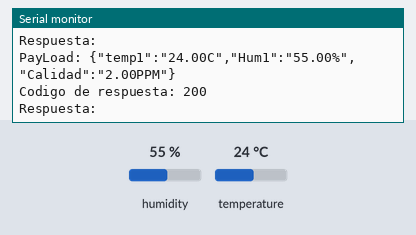
Simulated run of this sketch. Board: ESP32. On the bench: the last lines printed to the serial monitor. The test bench sets the inputs (shaded band); at power-on: humidity 55 %, temperature 24 °C. WiFi joins after 1.5 s; servers stay silent unless stated; uploads are accepted with an empty reply.

Above: at 2.7 s.
2.8 s: humidity set to 22 %
At 3.1 s:
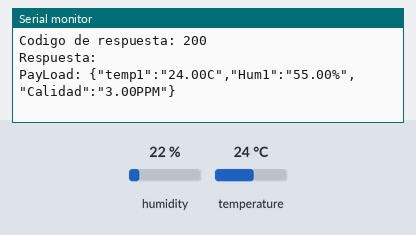
5.6 s: temperature set to 12 °C
At 6.4 s:
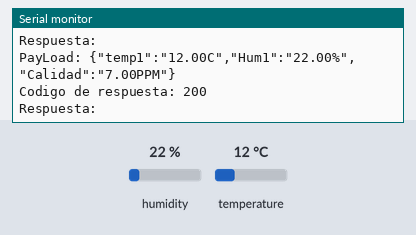
8.4 s: humidity set to 40 %
At 10.0 s:
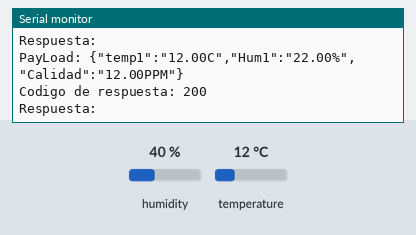
Timing chart, 0 to 11.5 s (numbered marks = the images above; inputs shaded):
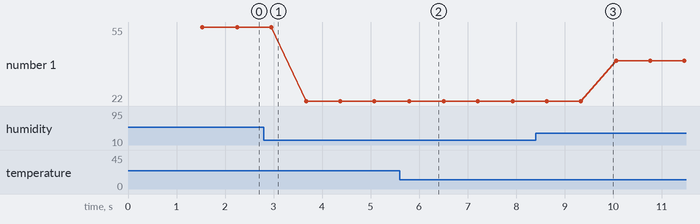

The sketch:

ESP32_WiFi.ino
```cpp
#include <WiFi.h>
#include <HTTPClient.h>
#include "DHT_S.h"
#include "MQ135_S.h"
SensorDHT sensor;
SensorMQ135 sensor_2;
const char* ssid = "Simon"; // * significa un puntero, es un espacio
// de memoria donde se guarda la direccion
const char* password = "simon1999*";

String Server = "http://192.168.20.24:3000";

int temp = 0;
int hum = 0;
int cal=0;
void setup() {
  // put your setup code here, to run once:
  Serial.begin(9600);
  WiFi.begin(ssid, password);
  Serial.println("Conectando..");
  sensor.Init();
  sensor_2.Init();
  //Mientras conecta al WiFi
  while (WiFi.status() != WL_CONNECTED) { //Mientras el estado no sea Conectado
    delay(500);
    Serial.println(".");
  }
  Serial.println("Conectado");
  Serial.print("Direccion IP: ");
  Serial.println(WiFi.localIP());

}

void loop() {
  // put your main code here, to run repeatedly:
  //Get("/sens1");
  cal++;

  DATA(cal,sensor.LeerT(),sensor.LeerH());

  delay(500);
}

void Get(String PathIn) {
  String Path = Server + PathIn ;
  Serial.print("Server: ");
  Serial.println(Path);
  if (WiFi.status() == WL_CONNECTED) {
    HTTPClient http;
    //String Path = Server + PathIn ;
   // Serial.print("Server: ");
   // Serial.println(Path);
    http.begin(Path.c_str()); //Iniciamos conexion con el servidor
    int ResCode = http.GET(); //Guardo el codigo de respuesta de la peticion
    if (ResCode > 0) {
      Serial.print("Codigo de respuesta: ");
      Serial.println(ResCode);
      String payload = http.getString(); //Guardo el payload (lo que me interesa)
      Serial.print("Payload: ");
      Serial.println(payload);
    } else {
      Serial.println("Error");
    }
    http.end(); //Terminamos la conexion con el servidor
  } else {

  }
}

void Post(String PathIn, String DATA) {
  if (WiFi.status() == WL_CONNECTED) {
    HTTPClient http;
    String Path = Server + PathIn ;
    http.begin(Path.c_str()); //Iniciamos conexion con el servidor
    http.addHeader("Content-Type", "application/json");
    int ResCode = http.POST(DATA); //Guardo el codigo de respuesta de la peticion
    if (ResCode > 0) {
      Serial.print("Codigo de respuesta: ");
      Serial.println(ResCode);
      String payload = http.getString(); //Guardo el payload (lo que me interesa)
      Serial.print("Respuesta: ");
      Serial.println(payload);
    } else {
      Serial.println("Error");
    }
    http.end(); //Terminamos la conexion con el servidor
  } else {

  }
}


void DATA(float Calidad, float temp1, float Hum1){
  String json = "{\"temp1\":\"" + (String)temp1 + "C\",\"Hum1\":\"" + (String)Hum1 + "%\",\"Calidad\":\"" + (String)Calidad +"PPM\"}";
  Serial.print("PayLoad: ");
  Serial.println(json);
  Post("/data",json);
}
```

Measured:
- after the input at 5.6 s, the serial monitor: prints a new line after 0.20 s (image 2)
- plotted number 1: 55 → 22 after the input at 2.8 s, 22 → 40 after the input at 8.4 s
